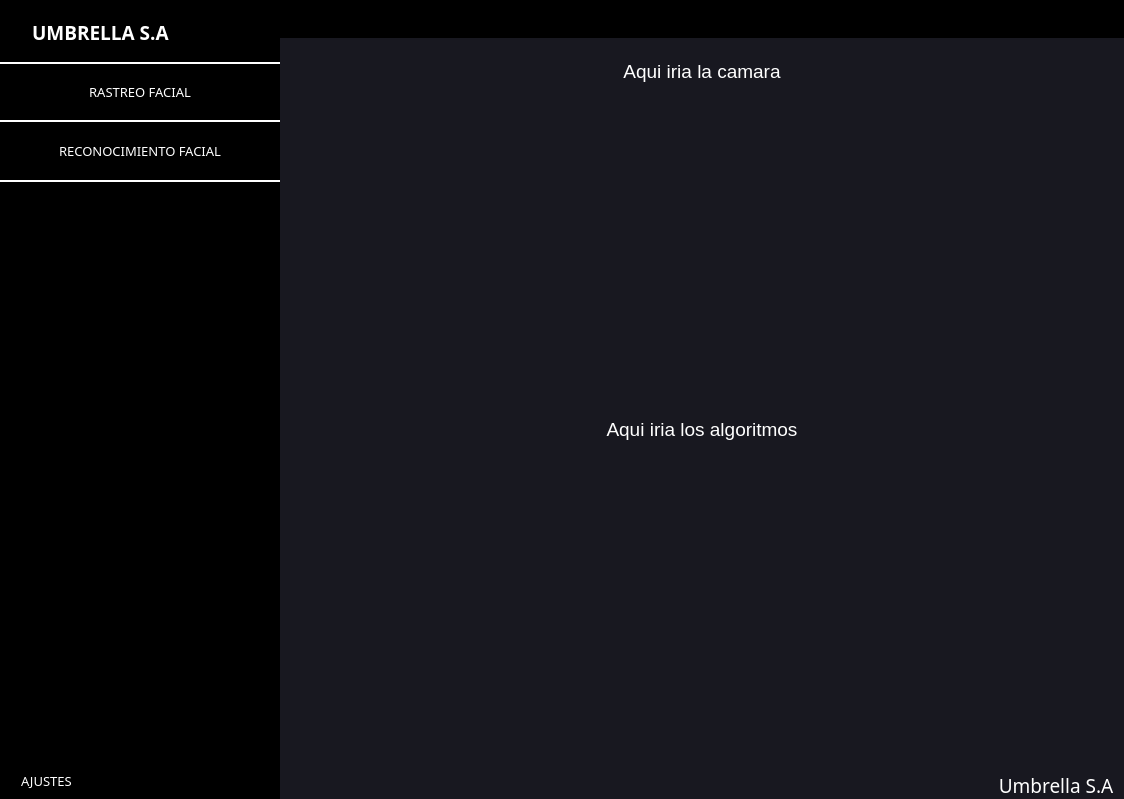
<?xml version="1.0" encoding="UTF-8"?>
<ui version="4.0">
 <class>MainWindow</class>
 <widget class="QMainWindow" name="MainWindow">
  <property name="geometry">
   <rect>
    <x>0</x>
    <y>0</y>
    <width>1124</width>
    <height>799</height>
   </rect>
  </property>
  <property name="windowTitle">
   <string>MainWindow</string>
  </property>
  <property name="styleSheet">
   <string notr="true">*{

	border:none;
}</string>
  </property>
  <widget class="QWidget" name="centralwidget">
   <property name="styleSheet">
    <string notr="true">background-color: rgb(24,24,32);</string>
   </property>
   <layout class="QHBoxLayout" name="horizontalLayout">
    <property name="spacing">
     <number>0</number>
    </property>
    <property name="leftMargin">
     <number>0</number>
    </property>
    <property name="topMargin">
     <number>0</number>
    </property>
    <property name="rightMargin">
     <number>0</number>
    </property>
    <property name="bottomMargin">
     <number>0</number>
    </property>
    <item>
     <widget class="QFrame" name="menuslide">
      <property name="minimumSize">
       <size>
        <width>280</width>
        <height>0</height>
       </size>
      </property>
      <property name="maximumSize">
       <size>
        <width>0</width>
        <height>16777215</height>
       </size>
      </property>
      <property name="font">
       <font>
        <pointsize>9</pointsize>
       </font>
      </property>
      <property name="styleSheet">
       <string notr="true">background-color:black;</string>
      </property>
      <property name="frameShape">
       <enum>QFrame::StyledPanel</enum>
      </property>
      <property name="frameShadow">
       <enum>QFrame::Raised</enum>
      </property>
      <layout class="QVBoxLayout" name="verticalLayout_2">
       <property name="spacing">
        <number>0</number>
       </property>
       <property name="leftMargin">
        <number>0</number>
       </property>
       <property name="topMargin">
        <number>0</number>
       </property>
       <property name="rightMargin">
        <number>0</number>
       </property>
       <property name="bottomMargin">
        <number>0</number>
       </property>
       <item>
        <widget class="QFrame" name="slide">
         <property name="minimumSize">
          <size>
           <width>198</width>
           <height>0</height>
          </size>
         </property>
         <property name="frameShape">
          <enum>QFrame::StyledPanel</enum>
         </property>
         <property name="frameShadow">
          <enum>QFrame::Raised</enum>
         </property>
         <layout class="QVBoxLayout" name="verticalLayout_5">
          <property name="leftMargin">
           <number>0</number>
          </property>
          <property name="rightMargin">
           <number>0</number>
          </property>
          <item alignment="Qt::AlignLeft">
           <widget class="QFrame" name="frame_7">
            <property name="font">
             <font>
              <pointsize>10</pointsize>
              <stylestrategy>PreferAntialias</stylestrategy>
             </font>
            </property>
            <property name="styleSheet">
             <string notr="true"/>
            </property>
            <property name="frameShape">
             <enum>QFrame::StyledPanel</enum>
            </property>
            <property name="frameShadow">
             <enum>QFrame::Raised</enum>
            </property>
            <layout class="QHBoxLayout" name="horizontalLayout_9">
             <property name="spacing">
              <number>0</number>
             </property>
             <property name="leftMargin">
              <number>0</number>
             </property>
             <property name="topMargin">
              <number>10</number>
             </property>
             <property name="rightMargin">
              <number>0</number>
             </property>
             <property name="bottomMargin">
              <number>0</number>
             </property>
             <item alignment="Qt::AlignLeft">
              <widget class="QPushButton" name="pushButton_12">
               <property name="text">
                <string/>
               </property>
               <property name="icon">
                <iconset resource="iconos.qrc">
                 <normaloff>:/iconos/umbrella.png</normaloff>:/iconos/umbrella.png</iconset>
               </property>
               <property name="iconSize">
                <size>
                 <width>65</width>
                 <height>40</height>
                </size>
               </property>
              </widget>
             </item>
             <item alignment="Qt::AlignLeft">
              <widget class="QLabel" name="label_2">
               <property name="font">
                <font>
                 <family>Gill Sans MT</family>
                 <pointsize>14</pointsize>
                 <weight>75</weight>
                 <italic>false</italic>
                 <bold>true</bold>
                </font>
               </property>
               <property name="cursor">
                <cursorShape>ArrowCursor</cursorShape>
               </property>
               <property name="styleSheet">
                <string notr="true">color:white;
</string>
               </property>
               <property name="text">
                <string>UMBRELLA S.A</string>
               </property>
              </widget>
             </item>
            </layout>
           </widget>
          </item>
          <item>
           <widget class="QFrame" name="frame_8">
            <property name="sizePolicy">
             <sizepolicy hsizetype="Preferred" vsizetype="Expanding">
              <horstretch>0</horstretch>
              <verstretch>0</verstretch>
             </sizepolicy>
            </property>
            <property name="frameShape">
             <enum>QFrame::StyledPanel</enum>
            </property>
            <property name="frameShadow">
             <enum>QFrame::Raised</enum>
            </property>
            <layout class="QVBoxLayout" name="verticalLayout_6">
             <property name="spacing">
              <number>0</number>
             </property>
             <property name="leftMargin">
              <number>0</number>
             </property>
             <property name="topMargin">
              <number>0</number>
             </property>
             <property name="rightMargin">
              <number>0</number>
             </property>
             <property name="bottomMargin">
              <number>0</number>
             </property>
             <item alignment="Qt::AlignTop">
              <widget class="QFrame" name="frame_10">
               <property name="frameShape">
                <enum>QFrame::StyledPanel</enum>
               </property>
               <property name="frameShadow">
                <enum>QFrame::Raised</enum>
               </property>
               <layout class="QVBoxLayout" name="verticalLayout_7">
                <property name="spacing">
                 <number>0</number>
                </property>
                <property name="leftMargin">
                 <number>0</number>
                </property>
                <property name="topMargin">
                 <number>10</number>
                </property>
                <property name="rightMargin">
                 <number>0</number>
                </property>
                <property name="bottomMargin">
                 <number>0</number>
                </property>
                <item>
                 <widget class="QPushButton" name="pushButton_4">
                  <property name="minimumSize">
                   <size>
                    <width>0</width>
                    <height>60</height>
                   </size>
                  </property>
                  <property name="font">
                   <font>
                    <family>Gill Sans MT</family>
                    <pointsize>10</pointsize>
                    <weight>50</weight>
                    <italic>false</italic>
                    <bold>false</bold>
                   </font>
                  </property>
                  <property name="cursor">
                   <cursorShape>PointingHandCursor</cursorShape>
                  </property>
                  <property name="styleSheet">
                   <string notr="true">*{
color:white;
border-bottom: 2px solid white;
border-top: 2px solid white;

 }

QPushButton:hover{
	color:red;
	border-bottom: 2px solid red;
	border-top: 2px solid red;
	font-size:20px;


}


</string>
                  </property>
                  <property name="text">
                   <string>RASTREO FACIAL</string>
                  </property>
                 </widget>
                </item>
                <item>
                 <widget class="QPushButton" name="pushButton_10">
                  <property name="minimumSize">
                   <size>
                    <width>0</width>
                    <height>60</height>
                   </size>
                  </property>
                  <property name="font">
                   <font>
                    <family>Gill Sans MT</family>
                    <pointsize>10</pointsize>
                   </font>
                  </property>
                  <property name="cursor">
                   <cursorShape>PointingHandCursor</cursorShape>
                  </property>
                  <property name="styleSheet">
                   <string notr="true">*{
color:white;
border-bottom: 2px solid white;
 }

QPushButton:hover{
	color:red;
	border-bottom: 2px solid red;
	font-size:20px;
}</string>
                  </property>
                  <property name="text">
                   <string>RECONOCIMIENTO FACIAL</string>
                  </property>
                  <property name="iconSize">
                   <size>
                    <width>16</width>
                    <height>16</height>
                   </size>
                  </property>
                 </widget>
                </item>
               </layout>
               <zorder>pushButton_10</zorder>
               <zorder>pushButton_4</zorder>
              </widget>
             </item>
             <item>
              <widget class="QFrame" name="frame_15">
               <property name="sizePolicy">
                <sizepolicy hsizetype="Preferred" vsizetype="Expanding">
                 <horstretch>0</horstretch>
                 <verstretch>0</verstretch>
                </sizepolicy>
               </property>
               <property name="frameShape">
                <enum>QFrame::StyledPanel</enum>
               </property>
               <property name="frameShadow">
                <enum>QFrame::Raised</enum>
               </property>
               <layout class="QVBoxLayout" name="verticalLayout_14">
                <property name="spacing">
                 <number>0</number>
                </property>
                <property name="leftMargin">
                 <number>0</number>
                </property>
                <property name="topMargin">
                 <number>50</number>
                </property>
                <property name="rightMargin">
                 <number>0</number>
                </property>
                <property name="bottomMargin">
                 <number>0</number>
                </property>
               </layout>
              </widget>
             </item>
            </layout>
           </widget>
          </item>
          <item>
           <widget class="QFrame" name="frame_9">
            <property name="frameShape">
             <enum>QFrame::StyledPanel</enum>
            </property>
            <property name="frameShadow">
             <enum>QFrame::Raised</enum>
            </property>
            <layout class="QHBoxLayout" name="horizontalLayout_10">
             <property name="spacing">
              <number>0</number>
             </property>
             <property name="leftMargin">
              <number>14</number>
             </property>
             <property name="topMargin">
              <number>0</number>
             </property>
             <property name="rightMargin">
              <number>0</number>
             </property>
             <property name="bottomMargin">
              <number>0</number>
             </property>
             <item alignment="Qt::AlignLeft">
              <widget class="QPushButton" name="pushButton_9">
               <property name="font">
                <font>
                 <family>Gill Sans MT</family>
                 <pointsize>10</pointsize>
                </font>
               </property>
               <property name="cursor">
                <cursorShape>PointingHandCursor</cursorShape>
               </property>
               <property name="styleSheet">
                <string notr="true">*{
color:white;


 }

QPushButton:hover{
	color:red;

}</string>
               </property>
               <property name="text">
                <string>  AJUSTES</string>
               </property>
               <property name="icon">
                <iconset resource="iconos.qrc">
                 <normaloff>:/iconos/icons8-ajustes-96.png</normaloff>:/iconos/icons8-ajustes-96.png</iconset>
               </property>
               <property name="iconSize">
                <size>
                 <width>32</width>
                 <height>40</height>
                </size>
               </property>
              </widget>
             </item>
            </layout>
           </widget>
          </item>
         </layout>
        </widget>
       </item>
      </layout>
     </widget>
    </item>
    <item>
     <widget class="QFrame" name="menu">
      <property name="frameShape">
       <enum>QFrame::StyledPanel</enum>
      </property>
      <property name="frameShadow">
       <enum>QFrame::Raised</enum>
      </property>
      <layout class="QVBoxLayout" name="verticalLayout">
       <property name="spacing">
        <number>0</number>
       </property>
       <property name="leftMargin">
        <number>0</number>
       </property>
       <property name="topMargin">
        <number>0</number>
       </property>
       <property name="rightMargin">
        <number>0</number>
       </property>
       <property name="bottomMargin">
        <number>0</number>
       </property>
       <item>
        <widget class="QFrame" name="uno">
         <property name="minimumSize">
          <size>
           <width>8</width>
           <height>0</height>
          </size>
         </property>
         <property name="font">
          <font>
           <kerning>true</kerning>
          </font>
         </property>
         <property name="styleSheet">
          <string notr="true">background-color:black;</string>
         </property>
         <property name="frameShape">
          <enum>QFrame::StyledPanel</enum>
         </property>
         <property name="frameShadow">
          <enum>QFrame::Raised</enum>
         </property>
         <property name="midLineWidth">
          <number>7</number>
         </property>
         <layout class="QHBoxLayout" name="horizontalLayout_2">
          <property name="spacing">
           <number>8</number>
          </property>
          <property name="leftMargin">
           <number>8</number>
          </property>
          <property name="topMargin">
           <number>12</number>
          </property>
          <property name="rightMargin">
           <number>8</number>
          </property>
          <property name="bottomMargin">
           <number>6</number>
          </property>
          <item>
           <widget class="QFrame" name="frame_3">
            <property name="frameShape">
             <enum>QFrame::StyledPanel</enum>
            </property>
            <property name="frameShadow">
             <enum>QFrame::Raised</enum>
            </property>
            <layout class="QHBoxLayout" name="horizontalLayout_6">
             <property name="spacing">
              <number>0</number>
             </property>
             <property name="leftMargin">
              <number>0</number>
             </property>
             <property name="topMargin">
              <number>0</number>
             </property>
             <property name="rightMargin">
              <number>0</number>
             </property>
             <property name="bottomMargin">
              <number>0</number>
             </property>
             <item>
              <widget class="QFrame" name="volver">
               <property name="frameShape">
                <enum>QFrame::StyledPanel</enum>
               </property>
               <property name="frameShadow">
                <enum>QFrame::Raised</enum>
               </property>
               <layout class="QHBoxLayout" name="horizontalLayout_8">
                <property name="spacing">
                 <number>0</number>
                </property>
                <property name="leftMargin">
                 <number>0</number>
                </property>
                <property name="topMargin">
                 <number>0</number>
                </property>
                <property name="rightMargin">
                 <number>0</number>
                </property>
                <property name="bottomMargin">
                 <number>0</number>
                </property>
                <item alignment="Qt::AlignLeft|Qt::AlignTop">
                 <widget class="QPushButton" name="btnvolver">
                  <property name="font">
                   <font>
                    <pointsize>13</pointsize>
                   </font>
                  </property>
                  <property name="cursor">
                   <cursorShape>PointingHandCursor</cursorShape>
                  </property>
                  <property name="text">
                   <string/>
                  </property>
                  <property name="icon">
                   <iconset resource="iconos.qrc">
                    <normaloff>:/iconos/cil-justify-left.png</normaloff>:/iconos/cil-justify-left.png</iconset>
                  </property>
                  <property name="iconSize">
                   <size>
                    <width>50</width>
                    <height>50</height>
                   </size>
                  </property>
                 </widget>
                </item>
               </layout>
              </widget>
             </item>
            </layout>
           </widget>
          </item>
          <item>
           <widget class="QPushButton" name="pushButton_6">
            <property name="text">
             <string>PushButton</string>
            </property>
           </widget>
          </item>
          <item alignment="Qt::AlignRight|Qt::AlignTop">
           <widget class="QFrame" name="frame_2">
            <property name="frameShape">
             <enum>QFrame::StyledPanel</enum>
            </property>
            <property name="frameShadow">
             <enum>QFrame::Raised</enum>
            </property>
            <layout class="QHBoxLayout" name="horizontalLayout_5">
             <property name="spacing">
              <number>0</number>
             </property>
             <property name="leftMargin">
              <number>0</number>
             </property>
             <property name="topMargin">
              <number>0</number>
             </property>
             <property name="rightMargin">
              <number>0</number>
             </property>
             <property name="bottomMargin">
              <number>0</number>
             </property>
             <item alignment="Qt::AlignRight">
              <widget class="QPushButton" name="pushButton_7">
               <property name="minimumSize">
                <size>
                 <width>0</width>
                 <height>0</height>
                </size>
               </property>
               <property name="cursor">
                <cursorShape>PointingHandCursor</cursorShape>
               </property>
               <property name="text">
                <string/>
               </property>
               <property name="icon">
                <iconset resource="iconos.qrc">
                 <normaloff>:/iconos/cil-user.png</normaloff>:/iconos/cil-user.png</iconset>
               </property>
               <property name="iconSize">
                <size>
                 <width>40</width>
                 <height>40</height>
                </size>
               </property>
              </widget>
             </item>
             <item>
              <widget class="QPushButton" name="pushButton_5">
               <property name="cursor">
                <cursorShape>PointingHandCursor</cursorShape>
               </property>
               <property name="text">
                <string/>
               </property>
               <property name="icon">
                <iconset resource="iconos.qrc">
                 <normaloff>:/iconos/cil-folder.png</normaloff>:/iconos/cil-folder.png</iconset>
               </property>
               <property name="iconSize">
                <size>
                 <width>40</width>
                 <height>40</height>
                </size>
               </property>
              </widget>
             </item>
            </layout>
           </widget>
          </item>
          <item alignment="Qt::AlignRight|Qt::AlignTop">
           <widget class="QFrame" name="frame">
            <property name="frameShape">
             <enum>QFrame::StyledPanel</enum>
            </property>
            <property name="frameShadow">
             <enum>QFrame::Raised</enum>
            </property>
            <layout class="QHBoxLayout" name="horizontalLayout_4">
             <property name="spacing">
              <number>0</number>
             </property>
             <property name="leftMargin">
              <number>0</number>
             </property>
             <property name="topMargin">
              <number>0</number>
             </property>
             <property name="rightMargin">
              <number>6</number>
             </property>
             <property name="bottomMargin">
              <number>0</number>
             </property>
             <item>
              <widget class="QPushButton" name="pushButton">
               <property name="cursor">
                <cursorShape>PointingHandCursor</cursorShape>
               </property>
               <property name="text">
                <string/>
               </property>
               <property name="icon">
                <iconset resource="iconos.qrc">
                 <normaloff>:/iconos/cil-window-minimize.png</normaloff>:/iconos/cil-window-minimize.png</iconset>
               </property>
               <property name="iconSize">
                <size>
                 <width>40</width>
                 <height>40</height>
                </size>
               </property>
              </widget>
             </item>
             <item>
              <widget class="QPushButton" name="pushButton_2">
               <property name="cursor">
                <cursorShape>PointingHandCursor</cursorShape>
               </property>
               <property name="text">
                <string/>
               </property>
               <property name="icon">
                <iconset resource="iconos.qrc">
                 <normaloff>:/iconos/cil-media-stop.png</normaloff>:/iconos/cil-media-stop.png</iconset>
               </property>
               <property name="iconSize">
                <size>
                 <width>24</width>
                 <height>24</height>
                </size>
               </property>
              </widget>
             </item>
             <item>
              <widget class="QPushButton" name="pushButton_3">
               <property name="cursor">
                <cursorShape>PointingHandCursor</cursorShape>
               </property>
               <property name="text">
                <string/>
               </property>
               <property name="icon">
                <iconset resource="iconos.qrc">
                 <normaloff>:/iconos/cil-x.png</normaloff>:/iconos/cil-x.png</iconset>
               </property>
               <property name="iconSize">
                <size>
                 <width>24</width>
                 <height>24</height>
                </size>
               </property>
              </widget>
             </item>
            </layout>
           </widget>
          </item>
         </layout>
        </widget>
       </item>
       <item>
        <widget class="QStackedWidget" name="stackedWidget">
         <property name="font">
          <font>
           <pointsize>12</pointsize>
          </font>
         </property>
         <property name="currentIndex">
          <number>1</number>
         </property>
         <widget class="QWidget" name="page_0">
          <layout class="QVBoxLayout" name="verticalLayout_8">
           <property name="spacing">
            <number>0</number>
           </property>
           <property name="leftMargin">
            <number>0</number>
           </property>
           <property name="topMargin">
            <number>0</number>
           </property>
           <property name="rightMargin">
            <number>0</number>
           </property>
           <property name="bottomMargin">
            <number>0</number>
           </property>
           <item alignment="Qt::AlignTop">
            <widget class="QFrame" name="frame_11">
             <property name="frameShape">
              <enum>QFrame::StyledPanel</enum>
             </property>
             <property name="frameShadow">
              <enum>QFrame::Raised</enum>
             </property>
             <layout class="QVBoxLayout" name="verticalLayout_10">
              <property name="leftMargin">
               <number>0</number>
              </property>
              <property name="topMargin">
               <number>0</number>
              </property>
              <item alignment="Qt::AlignHCenter|Qt::AlignTop">
               <widget class="QPushButton" name="pushButton_11">
                <property name="minimumSize">
                 <size>
                  <width>60</width>
                  <height>60</height>
                 </size>
                </property>
                <property name="font">
                 <font>
                  <family>Gill Sans MT</family>
                  <pointsize>14</pointsize>
                  <weight>75</weight>
                  <bold>true</bold>
                 </font>
                </property>
                <property name="styleSheet">
                 <string notr="true">color:white;</string>
                </property>
                <property name="text">
                 <string>Bienvenido a RecFace</string>
                </property>
                <property name="iconSize">
                 <size>
                  <width>16</width>
                  <height>40</height>
                 </size>
                </property>
               </widget>
              </item>
              <item>
               <widget class="QFrame" name="frame_12">
                <property name="minimumSize">
                 <size>
                  <width>0</width>
                  <height>40</height>
                 </size>
                </property>
                <property name="frameShape">
                 <enum>QFrame::StyledPanel</enum>
                </property>
                <property name="frameShadow">
                 <enum>QFrame::Raised</enum>
                </property>
                <layout class="QVBoxLayout" name="verticalLayout_9">
                 <item>
                  <widget class="QTextEdit" name="textEdit_2">
                   <property name="font">
                    <font>
                     <family>Gill Sans MT</family>
                     <pointsize>12</pointsize>
                    </font>
                   </property>
                   <property name="styleSheet">
                    <string notr="true">color:white;</string>
                   </property>
                   <property name="html">
                    <string>&lt;!DOCTYPE HTML PUBLIC &quot;-//W3C//DTD HTML 4.0//EN&quot; &quot;http://www.w3.org/TR/REC-html40/strict.dtd&quot;&gt;
&lt;html&gt;&lt;head&gt;&lt;meta name=&quot;qrichtext&quot; content=&quot;1&quot; /&gt;&lt;style type=&quot;text/css&quot;&gt;
p, li { white-space: pre-wrap; }
&lt;/style&gt;&lt;/head&gt;&lt;body style=&quot; font-family:'Gill Sans MT'; font-size:12pt; font-weight:400; font-style:normal;&quot;&gt;
&lt;p align=&quot;center&quot; style=&quot; margin-top:0px; margin-bottom:0px; margin-left:0px; margin-right:0px; -qt-block-indent:0; text-indent:0px;&quot;&gt;&lt;span style=&quot; font-family:'MS Shell Dlg 2'; font-size:14pt;&quot;&gt;RecFace es una aplicacion para poder detectar el reconocimiento facial en tiempo real&lt;/span&gt;&lt;/p&gt;&lt;/body&gt;&lt;/html&gt;</string>
                   </property>
                  </widget>
                 </item>
                </layout>
               </widget>
              </item>
             </layout>
            </widget>
           </item>
          </layout>
         </widget>
         <widget class="QWidget" name="page_1">
          <layout class="QVBoxLayout" name="verticalLayout_13">
           <item>
            <widget class="QFrame" name="frame_13">
             <property name="frameShape">
              <enum>QFrame::StyledPanel</enum>
             </property>
             <property name="frameShadow">
              <enum>QFrame::Raised</enum>
             </property>
             <layout class="QVBoxLayout" name="verticalLayout_11">
              <item>
               <widget class="QTextEdit" name="textEdit_3">
                <property name="styleSheet">
                 <string notr="true">color:white;</string>
                </property>
                <property name="html">
                 <string>&lt;!DOCTYPE HTML PUBLIC &quot;-//W3C//DTD HTML 4.0//EN&quot; &quot;http://www.w3.org/TR/REC-html40/strict.dtd&quot;&gt;
&lt;html&gt;&lt;head&gt;&lt;meta name=&quot;qrichtext&quot; content=&quot;1&quot; /&gt;&lt;style type=&quot;text/css&quot;&gt;
p, li { white-space: pre-wrap; }
&lt;/style&gt;&lt;/head&gt;&lt;body style=&quot; font-family:'MS Shell Dlg 2'; font-size:7.8pt; font-weight:400; font-style:normal;&quot;&gt;
&lt;p align=&quot;center&quot; style=&quot; margin-top:0px; margin-bottom:0px; margin-left:0px; margin-right:0px; -qt-block-indent:0; text-indent:0px;&quot;&gt;&lt;span style=&quot; font-size:14pt;&quot;&gt;Aqui iria la camara&lt;/span&gt;&lt;/p&gt;&lt;/body&gt;&lt;/html&gt;</string>
                </property>
               </widget>
              </item>
             </layout>
            </widget>
           </item>
           <item>
            <widget class="QFrame" name="frame_14">
             <property name="frameShape">
              <enum>QFrame::StyledPanel</enum>
             </property>
             <property name="frameShadow">
              <enum>QFrame::Raised</enum>
             </property>
             <layout class="QVBoxLayout" name="verticalLayout_12">
              <item>
               <widget class="QTextEdit" name="textEdit_4">
                <property name="styleSheet">
                 <string notr="true">color:white;</string>
                </property>
                <property name="html">
                 <string>&lt;!DOCTYPE HTML PUBLIC &quot;-//W3C//DTD HTML 4.0//EN&quot; &quot;http://www.w3.org/TR/REC-html40/strict.dtd&quot;&gt;
&lt;html&gt;&lt;head&gt;&lt;meta name=&quot;qrichtext&quot; content=&quot;1&quot; /&gt;&lt;style type=&quot;text/css&quot;&gt;
p, li { white-space: pre-wrap; }
&lt;/style&gt;&lt;/head&gt;&lt;body style=&quot; font-family:'MS Shell Dlg 2'; font-size:7.8pt; font-weight:400; font-style:normal;&quot;&gt;
&lt;p align=&quot;center&quot; style=&quot; margin-top:0px; margin-bottom:0px; margin-left:0px; margin-right:0px; -qt-block-indent:0; text-indent:0px;&quot;&gt;&lt;span style=&quot; font-size:14pt;&quot;&gt;Aqui iria los algoritmos&lt;/span&gt;&lt;/p&gt;&lt;/body&gt;&lt;/html&gt;</string>
                </property>
               </widget>
              </item>
             </layout>
            </widget>
           </item>
          </layout>
         </widget>
         <widget class="QWidget" name="page_2">
          <widget class="QTextEdit" name="textEdit">
           <property name="geometry">
            <rect>
             <x>370</x>
             <y>180</y>
             <width>104</width>
             <height>87</height>
            </rect>
           </property>
           <property name="styleSheet">
            <string notr="true">color:white;
</string>
           </property>
           <property name="html">
            <string>&lt;!DOCTYPE HTML PUBLIC &quot;-//W3C//DTD HTML 4.0//EN&quot; &quot;http://www.w3.org/TR/REC-html40/strict.dtd&quot;&gt;
&lt;html&gt;&lt;head&gt;&lt;meta name=&quot;qrichtext&quot; content=&quot;1&quot; /&gt;&lt;style type=&quot;text/css&quot;&gt;
p, li { white-space: pre-wrap; }
&lt;/style&gt;&lt;/head&gt;&lt;body style=&quot; font-family:'MS Shell Dlg 2'; font-size:7.8pt; font-weight:400; font-style:normal;&quot;&gt;
&lt;p style=&quot; margin-top:0px; margin-bottom:0px; margin-left:0px; margin-right:0px; -qt-block-indent:0; text-indent:0px;&quot;&gt;pagina 2&lt;/p&gt;
&lt;p style=&quot;-qt-paragraph-type:empty; margin-top:0px; margin-bottom:0px; margin-left:0px; margin-right:0px; -qt-block-indent:0; text-indent:0px;&quot;&gt;&lt;br /&gt;&lt;/p&gt;&lt;/body&gt;&lt;/html&gt;</string>
           </property>
          </widget>
         </widget>
        </widget>
       </item>
       <item alignment="Qt::AlignBottom">
        <widget class="QFrame" name="tres">
         <property name="frameShape">
          <enum>QFrame::StyledPanel</enum>
         </property>
         <property name="frameShadow">
          <enum>QFrame::Raised</enum>
         </property>
         <layout class="QHBoxLayout" name="horizontalLayout_3">
          <property name="spacing">
           <number>0</number>
          </property>
          <property name="leftMargin">
           <number>0</number>
          </property>
          <property name="topMargin">
           <number>0</number>
          </property>
          <property name="rightMargin">
           <number>0</number>
          </property>
          <property name="bottomMargin">
           <number>0</number>
          </property>
          <item>
           <widget class="QFrame" name="frame_5">
            <property name="frameShape">
             <enum>QFrame::StyledPanel</enum>
            </property>
            <property name="frameShadow">
             <enum>QFrame::Raised</enum>
            </property>
            <layout class="QHBoxLayout" name="horizontalLayout_7">
             <property name="spacing">
              <number>0</number>
             </property>
             <property name="leftMargin">
              <number>0</number>
             </property>
             <property name="topMargin">
              <number>0</number>
             </property>
             <property name="rightMargin">
              <number>0</number>
             </property>
             <property name="bottomMargin">
              <number>0</number>
             </property>
             <item>
              <widget class="QFrame" name="frame_4">
               <property name="frameShape">
                <enum>QFrame::StyledPanel</enum>
               </property>
               <property name="frameShadow">
                <enum>QFrame::Raised</enum>
               </property>
               <layout class="QVBoxLayout" name="verticalLayout_3">
                <property name="spacing">
                 <number>0</number>
                </property>
                <property name="rightMargin">
                 <number>0</number>
                </property>
                <property name="bottomMargin">
                 <number>8</number>
                </property>
                <item alignment="Qt::AlignBottom">
                 <widget class="QLabel" name="label">
                  <property name="font">
                   <font>
                    <family>Microsoft YaHei Light</family>
                    <pointsize>9</pointsize>
                    <weight>75</weight>
                    <bold>true</bold>
                   </font>
                  </property>
                  <property name="styleSheet">
                   <string notr="true">color:white;
</string>
                  </property>
                  <property name="text">
                   <string/>
                  </property>
                 </widget>
                </item>
               </layout>
              </widget>
             </item>
             <item>
              <widget class="QFrame" name="frame_6">
               <property name="frameShape">
                <enum>QFrame::StyledPanel</enum>
               </property>
               <property name="frameShadow">
                <enum>QFrame::Raised</enum>
               </property>
               <layout class="QVBoxLayout" name="verticalLayout_4">
                <property name="spacing">
                 <number>0</number>
                </property>
                <property name="leftMargin">
                 <number>0</number>
                </property>
                <property name="topMargin">
                 <number>0</number>
                </property>
                <property name="rightMargin">
                 <number>0</number>
                </property>
                <property name="bottomMargin">
                 <number>0</number>
                </property>
                <item alignment="Qt::AlignRight|Qt::AlignBottom">
                 <widget class="QPushButton" name="pushButton_8">
                  <property name="font">
                   <font>
                    <family>Gill Sans MT</family>
                    <pointsize>14</pointsize>
                   </font>
                  </property>
                  <property name="styleSheet">
                   <string notr="true">QPushButton{

	color:white;

}</string>
                  </property>
                  <property name="text">
                   <string>Umbrella S.A</string>
                  </property>
                  <property name="iconSize">
                   <size>
                    <width>56</width>
                    <height>48</height>
                   </size>
                  </property>
                 </widget>
                </item>
               </layout>
              </widget>
             </item>
             <item alignment="Qt::AlignBottom">
              <widget class="QFrame" name="abajoderecha">
               <property name="minimumSize">
                <size>
                 <width>10</width>
                 <height>10</height>
                </size>
               </property>
               <property name="maximumSize">
                <size>
                 <width>10</width>
                 <height>10</height>
                </size>
               </property>
               <property name="frameShape">
                <enum>QFrame::StyledPanel</enum>
               </property>
               <property name="frameShadow">
                <enum>QFrame::Raised</enum>
               </property>
              </widget>
             </item>
            </layout>
           </widget>
          </item>
         </layout>
        </widget>
       </item>
      </layout>
     </widget>
    </item>
   </layout>
  </widget>
 </widget>
 <resources>
  <include location="iconos.qrc"/>
 </resources>
 <connections/>
</ui>
